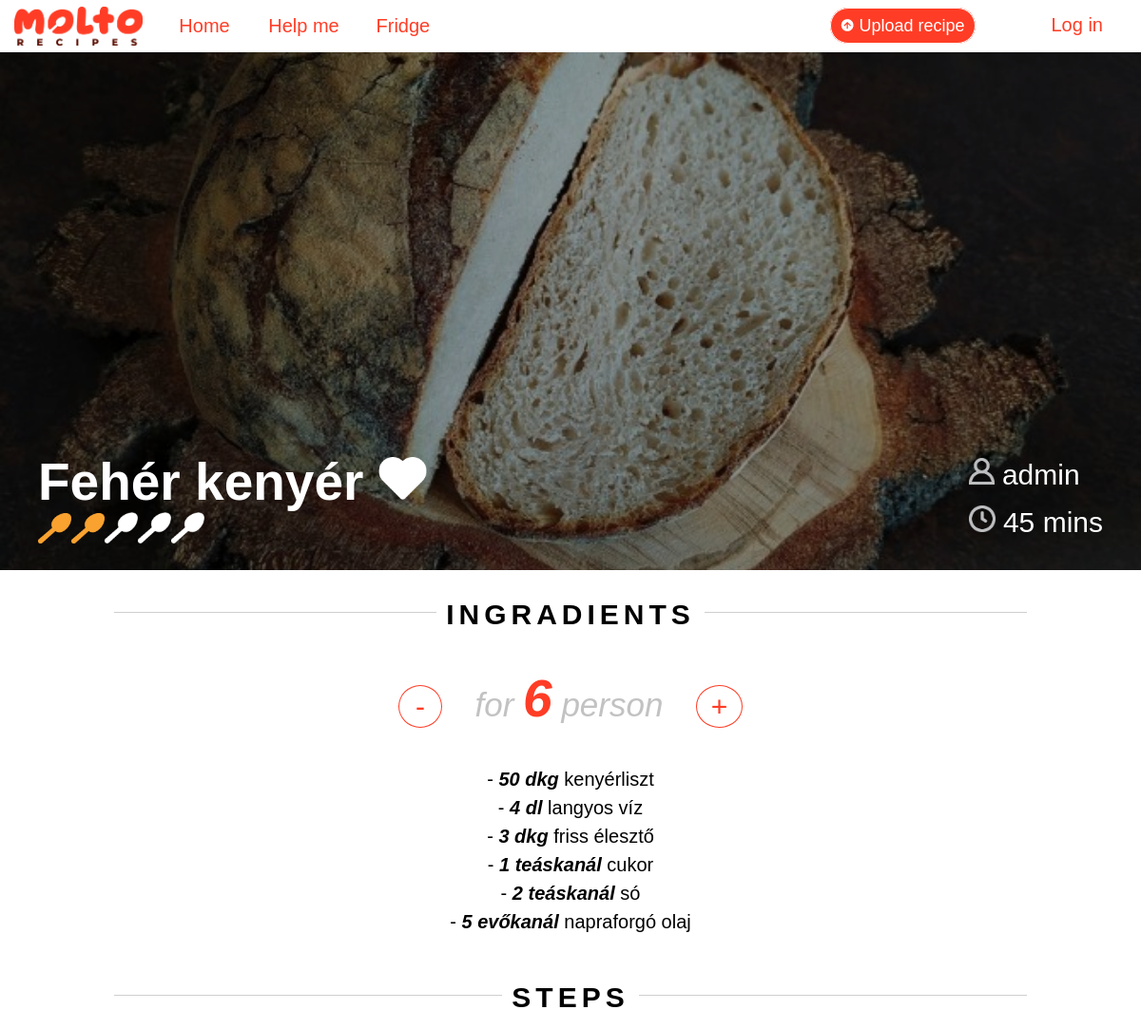
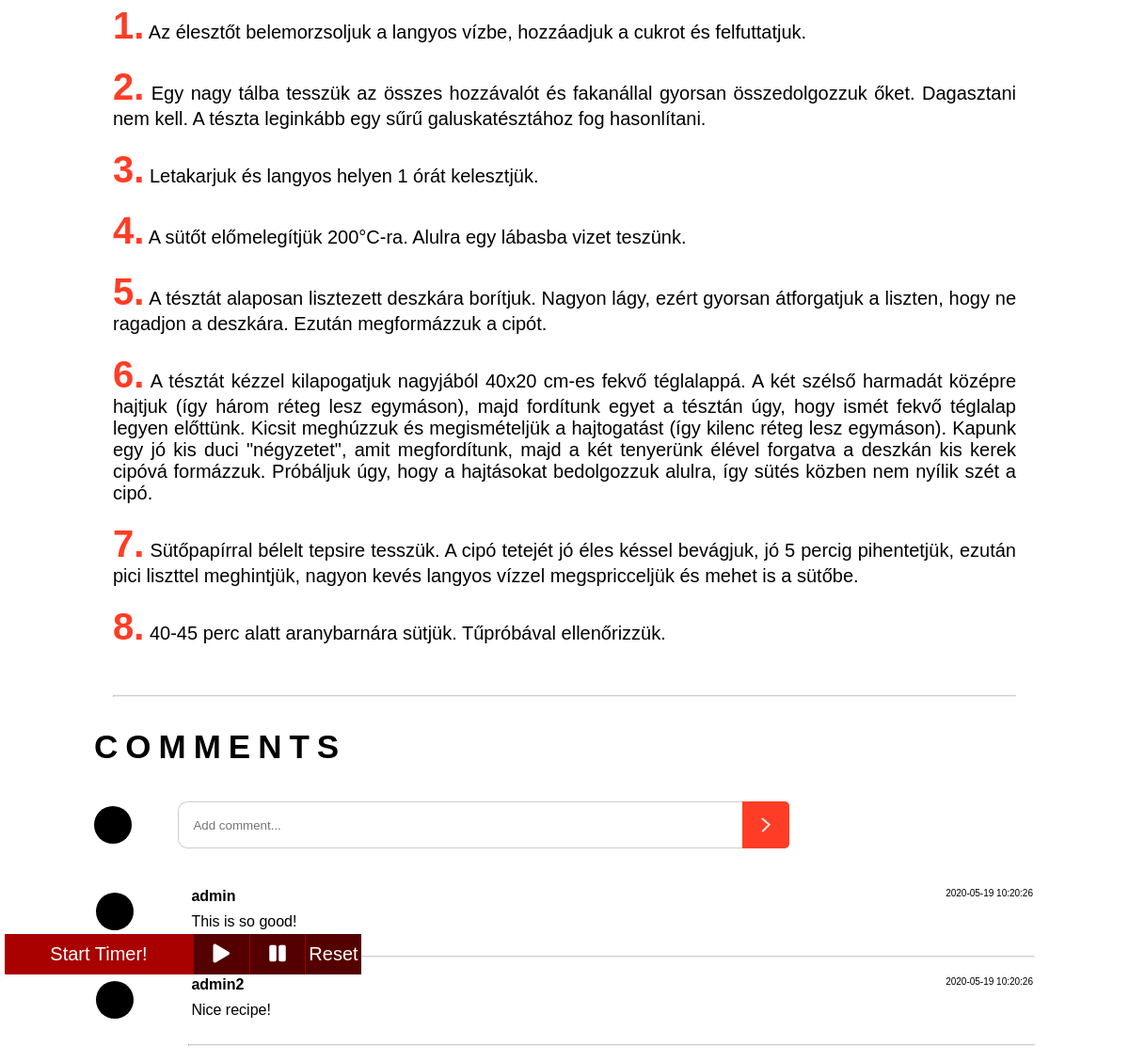
Page /recipe.php?recipeid=40 on the committed database (2 pictures, top to bottom).
### tables this page shows
CREATE TABLE IF NOT EXISTS `recipes` (
  `recipe_id` int(11) NOT NULL AUTO_INCREMENT,
  `user_id` int(11) NOT NULL,
  `recipe_name` tinytext NOT NULL,
  `preparation_time` smallint(6) NOT NULL,
  `dose` tinyint(4) NOT NULL,
  `difficulty` tinytext NOT NULL,
  `category` varchar(20) NOT NULL,
  PRIMARY KEY (`recipe_id`),
  KEY `user_id` (`user_id`) USING BTREE
);

CREATE TABLE IF NOT EXISTS `users` (
  `user_id` int(11) NOT NULL AUTO_INCREMENT,
  `user_name` tinytext NOT NULL,
  `email` tinytext NOT NULL,
  `password` longtext NOT NULL,
  `first_name` tinytext NOT NULL,
  `last_name` tinytext NOT NULL,
  `gender` tinytext NOT NULL,
  `registration_date` datetime NOT NULL DEFAULT current_timestamp(),
  PRIMARY KEY (`user_id`)
);

CREATE TABLE IF NOT EXISTS `ingradients` (
  `ingradient_id` int(11) NOT NULL AUTO_INCREMENT,
  `recipe_id` int(11) NOT NULL,
  `quantity` smallint(6) NOT NULL,
  `unit` tinytext NOT NULL,
  `ingradient` tinytext NOT NULL,
  PRIMARY KEY (`ingradient_id`),
  KEY `recipe_id` (`recipe_id`)
);

CREATE TABLE IF NOT EXISTS `steps` (
  `step_id` int(11) NOT NULL AUTO_INCREMENT,
  `recipe_id` int(11) NOT NULL,
  `step` text NOT NULL,
  PRIMARY KEY (`step_id`),
  KEY `recept_recept_lepes` (`recipe_id`)
);

CREATE TABLE IF NOT EXISTS `comments` (
  `comment_id` int(11) NOT NULL AUTO_INCREMENT,
  `user_id` int(11) NOT NULL,
  `recipe_id` int(11) NOT NULL,
  `comment` longtext NOT NULL,
  `comment_time` timestamp NOT NULL DEFAULT current_timestamp(),
  PRIMARY KEY (`comment_id`),
  KEY `user_id` (`user_id`) USING BTREE,
  KEY `recipe_id` (`recipe_id`) USING BTREE
);

### recipe.php (the view, shortened to what this page needs)
<?php
    require_once 'includes\dbh.inc.php';
    if(!isset($_GET['recipeid'])){
        header("Location: index.php");
        exit();
    }else{
        $recipeid = $_GET['recipeid'];
    }
?>
<?php
if($result = $conn->query("SELECT r.recipe_name, r.preparation_time, r.dose, r.user_id, u.user_name, i.image FROM `recipes` r
join `users` u on u.user_id = r.user_id
join `images` i on i.recipe_id = r.recipe_id
WHERE r.recipe_id=".$recipeid."")){
        $table = $result->fetch_all(MYSQLI_ASSOC);
         $i=0;
                foreach($table as $row){
                        $recipeName = $table[$i]['recipe_name'];
                        $preparationTime = $table[$i]['preparation_time'];
                        $dose = $table[$i]['dose'];
                        $userName = $table[$i]['user_name'];
                        $image = $table[$i]['image'];
                $i++;
        }
    }
    ?>
<!DOCTYPE html>
<html lang="">
<head>
    <link rel="stylesheet" href="recipe.css">
    <link rel="stylesheet" href="https://use.fontawesome.com/releases/v5.8.1/css/all.css">
</head>
<body>
    <?php
    require 'navbar.php';
    ?>
    <div class="content">
        <div class="background-image" style="background-image: url(img/dark_layer.png), url(img/<?php echo $image; ?>)">
            <div class="information">
                <div class="left">
                    <p><?php echo $recipeName;
                        if(isset($_SESSION['userId'])){
                            $userid = $_SESSION['userId'];
                        }else {
                            $userid = 0;
                        }
                $sql = "SELECT * FROM favorites WHERE recipe_id='".$recipeid."' AND user_id='".$userid."'";
                $result = $conn->query($sql);
                if($result->num_rows == 1) {
                    echo " <img id=\"favorite-icon\" src=\"img/redHearth.png\" style=\"height: 45px; cursor: pointer\"> ";
                }else {
            echo " <img id=\"favorite-icon\" src=\"img/hearthIcon.png\" style=\"height: 45px; cursor: pointer\"> ";
                }?>
                        </p>
                    <?php
    if($result = $conn->query("SELECT ROUND(AVG(rating), 0) FROM `recipes_ratings` WHERE recipe_id='".$recipeid."'")){
        $table = $result->fetch_all(MYSQLI_ASSOC);
         $i=0;
                foreach($table as $row){
                    for ($j=0; $j<5; $j++)
                    {
                        if ($j<$table[$i]['ROUND(AVG(rating), 0)']){
                            echo "<img class=\"rating-icon\" src=\"img/goldenspoonIcon.png\" alt=\"spoon\" data-index=".$j.">";
                        }
                        else
                            echo "<img class=\"rating-icon\" src=\"img/whiteSpoon.png\" alt=\"spoon\" data-index=".$j.">";
                    }
                $i++;
        }
    }
    ?>
                </div>
                <div class="right">
                    <p><img src="img/personIcon.png" alt="personIcon" style="height:28px;"> <?php echo $userName ?></p>
                    <p><img src="img/clockIcon.png" alt="clockIcon" style="height:28px;"> <?php echo $preparationTime ?> mins</p>
                </div>
            </div>
        </div>
        <div class="ingradient-section">
            <div class="header-div">
                <span class="header-span">INGRADIENTS</span>
            </div><br>
            <span onclick="minusDose()" class="dose-button" style="padding: 5px 17px;">-</span>
            <span id="dose-text">for <span id="dose-number"><?php echo $dose ?></span> person</span>
            <span onclick="plusDose()" class="dose-button">+</span><br><br>
            <ul>
                <?php
if($result = $conn->query("SELECT quantity, unit, ingradient FROM `ingradients` WHERE recipe_id=".$recipeid."")){
        $table = $result->fetch_all(MYSQLI_ASSOC);
         $i=0;
                foreach($table as $row){
                    echo "<li>- <span><span class=\"quantity\">".$table[$i]['quantity']."</span> ".$table[$i]['unit']."</span> ".$table[$i]['ingradient']."";
                $i++;
        }
    }
    ?>
            </ul>
        </div><br>
        <div class="step-section">
            <div class="header-div">
                <span class="header-span">STEPS</span>
            </div>
            <?php
if($result = $conn->query("SELECT step FROM `steps` WHERE recipe_id=".$recipeid." order by step_id")){
        $table = $result->fetch_all(MYSQLI_ASSOC);
         $i=0;
                foreach($table as $row){
                    echo "<p onclick=\"followStep(this.id)\" id='step".$i."' style=\"cursor: pointer\"><span>".($i+1).".</span> ".$table[$i]['step']."</span>";
                $i++;
        }
    }
    ?>
        </div>
        <hr>
        <div class="comment-section">
            <br>
            <p>COMMENTS</p><br>
            <form method="post" action="<?php echo "recipe.php?recipeid=".$recipeid.""?>">
                <span class="rounded-image"></span>
                <input type="text" name="comment" placeholder="Add comment...">
                <label for="send-comment" id="send-comment-button"></label>
            </form>
            <br>
            <div class="comment-field">
                <?php
                    if($result = $conn->query("SELECT c.comment, c.comment_time, u.user_name FROM comments c
join users u on u.user_id = c.user_id WHERE recipe_id=".$recipeid." order by c.comment_time DESC")){
        $table = $result->fetch_all(MYSQLI_ASSOC);
         $i=0;
                foreach($table as $row){
                echo "<table>";
                echo "<tr>";
                echo "<td rowspan=\"3\" style=\"width: 10%;\"><span class=\"rounded-image\"></span></td>";
                echo "</tr>";
                echo "<tr>";
                echo "<td><span class=\"comment-name\">".$table[$i]['user_name']."</span><span class=\"comment-date\">".$table[$i]['comment_time']."</span></td>";
                echo "</tr>";
                echo "<tr>";
                echo "<td><span class=\"comment-comment\">".$table[$i]['comment']."</span></td>";
                echo "</tr>";
                echo "</table><br>";
                echo "<hr><br>";
                $i++;
        }
    }
                    ?>
            </div>
        </div>
        <div id="timerContainer">
            <div class="timer" onclick="startTimer()">Start Timer!</div>
            <div class="startTimer reset" onclick="startTimer()">
                <i class="fas fa-play"></i>
            </div>
            <div class="pauseTimer reset" onclick="pauseTimer()">
                <i class="fas fa-pause"></i>
            </div>
            <div class="resetTimer reset" onclick="resetTimer()">Reset</div>
        </div>
    </div>
</body>
</html>

### navbar.php (shortened to what this page needs)
<nav>
    <img src="img/Molto_Recipes_Logo.png" alt="icon" id="icon1">
    <a href="upload.php" id="upload"><img src="img/arrow.png" alt="arrow"> Upload recipe</a>
    <div class="login-dropdown">
            <?php
                if (isset($_SESSION['userId'])){
                 require_once 'includes\dbh.inc.php';
            if($result = $conn->query("SELECT first_name, last_name FROM `users` WHERE user_id='".$_SESSION['userId']."'")){
    $table = $result->fetch_all(MYSQLI_ASSOC);
    $result->free();
            }
            echo "<button onclick=\"loginFunction()\" class=\"login-dropbtn\">Logged in</button>";
            echo "<div id=\"login-my-dropdown\" class=\"login-dropdown-content\">";
            echo "<form action=\"includes/logout.inc.php\" id=\"logout-form\" method=\"post\">
            <p>".$table[0]['first_name']." ".$table[0]['last_name']."</p>
            <hr>
            <a href=\"favorites.php\">Favorites</a>
            <hr>
            <button type=\"submit\" name=\"logout-submit\">Logout</button>
            </form>";
}else{
            echo "<button onclick=\"loginFunction()\" class=\"login-dropbtn\">Log in</button>";
            echo '<p id="loginp">Log in</p>
            <form action="includes/login.inc.php" method="post">
            <input type="text" name="mailuid" placeholder="Username"><br>
            <input type="password" name="pwd" placeholder="Password">
            <input type="submit" value="Log in" name="login-submit">
            </form>
            <div id="ordiv">
            <span id="orspan">OR</span>
            </div>
            <p>Don\'t have account?</p>
            <a href="signup.php">Sign up</a>';};
            ?>
    <?php echo "</div>"; ?>
    <ul id="left-list">
        <li>
            <a href="index.php">Home</a>
            <a href="help.php">Help me</a>
            <a href="moltofridge.php">Fridge</a>
        </li>
    </ul>
</nav>

### rows in the picture
recipes: recipe_name "Fehér kenyér", user.user_name "admin", preparation_time "45", dose "6"
ingradients: quantity "50", unit "dkg", ingradient "kenyérliszt"
ingradients: quantity "4", unit "dl", ingradient "langyos víz"
ingradients: quantity "3", unit "dkg", ingradient "friss élesztő"
ingradients: quantity "1", unit "teáskanál", ingradient "cukor"
ingradients: quantity "2", unit "teáskanál", ingradient "só"
ingradients: quantity "5", unit "evőkanál", ingradient "napraforgó olaj"
steps: step "Az élesztőt belemorzsoljuk a langyos vízbe, hozzáadjuk a cukrot és felfuttatjuk."
steps: step "Egy nagy tálba tesszük az összes hozzávalót és fakanállal gyorsan összedolgozzuk őket. Dagasztani nem kell. A tészta leginkább egy sűrű galuskatésztához fog hasonlítani."
steps: step "Letakarjuk és langyos helyen 1 órát kelesztjük."
steps: step "A sütőt előmelegítjük 200°C-ra. Alulra egy lábasba vizet teszünk."
steps: step "A tésztát alaposan lisztezett deszkára borítjuk. Nagyon lágy, ezért gyorsan átforgatjuk a liszten, hogy ne ragadjon a deszkára. Ezután megformázzuk a cipót."
steps: step "A tésztát kézzel kilapogatjuk nagyjából 40x20 cm-es fekvő téglalappá. A két szélső harmadát középre hajtjuk (így három réteg lesz egymáson), majd fordítunk egyet a tésztán úgy, hogy ismét fekvő téglalap legyen előttünk. Kicsit meghúzzuk és megismételjük a hajtogatást (így kilenc réteg lesz egymáson). Kapunk egy jó kis duci \"négyzetet\", amit megfordítunk, majd a két tenyerünk élével forgatva a deszkán kis kerek cipóvá formázzuk. Próbáljuk úgy, hogy a hajtásokat bedolgozzuk alulra, így sütés közben nem nyílik szét a cipó."
steps: step "Sütőpapírral bélelt tepsire tesszük. A cipó tetejét jó éles késsel bevágjuk, jó 5 percig pihentetjük, ezután pici liszttel meghintjük, nagyon kevés langyos vízzel megspricceljük és mehet is a sütőbe."
steps: step "40-45 perc alatt aranybarnára sütjük. Tűpróbával ellenőrizzük."
comments: user.user_name "admin", comment_time "2020-05-19 10:20:26", comment "This is so good!"
comments: user.user_name "admin2", comment_time "2020-05-19 10:20:26", comment "Nice recipe!"
